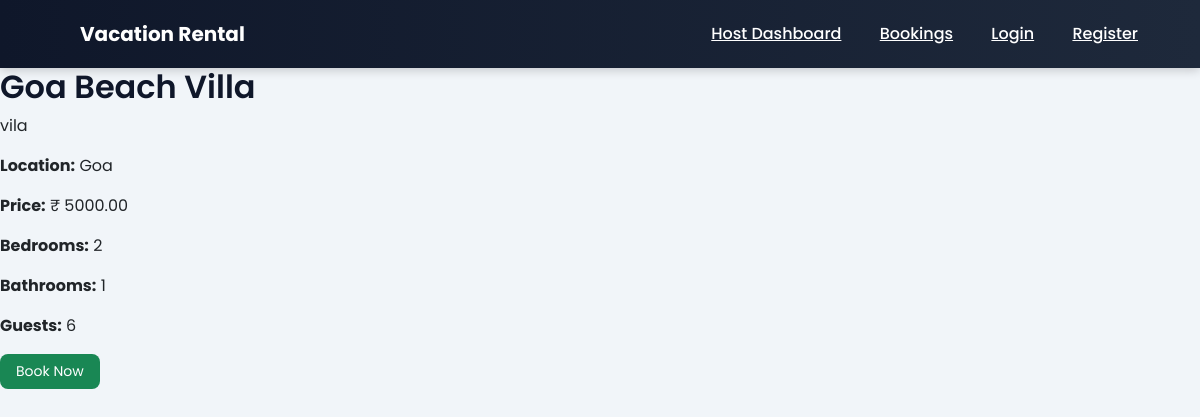
Page /property/1/ on the committed database.
### properties/models.py (models this page shows, shortened)
class Property(models.Model):
    PROPERTY_TYPES = (
        ('apartment','Apartment'),
        ('house','House'),
        ('villa','Villa'),
        ('cabin','Cabin'),
    )
    host = models.ForeignKey(User, on_delete=models.CASCADE)
    title = models.CharField(max_length=200)
    description = models.TextField()
    location = models.CharField(max_length=200)
    price_per_night = models.DecimalField(max_digits=10, decimal_places=2)
    property_type = models.CharField(max_length=20, choices=PROPERTY_TYPES)
    bedrooms = models.IntegerField()
    bathrooms = models.IntegerField()
    max_guests = models.IntegerField()
    created_at = models.DateTimeField(auto_now_add=True)

### properties/views.py (the view)
# urls.py: path('property/<int:id>/', views.property_detail, name="property_detail"),
def property_detail(request, id):
    property = get_object_or_404(Property, id=id)
    return render(request, 'property_detail.html', {'property': property})

### templates/property_detail.html
{% extends "base.html" %}
{% block content %}
<h2>{{ property.title }}</h2>
<p>{{ property.description }}</p>
<p><b>Location:</b> {{ property.location }}</p>
<p><b>Price:</b> ₹ {{ property.price_per_night }}</p>
<p><b>Bedrooms:</b> {{ property.bedrooms }}</p>
<p><b>Bathrooms:</b> {{ property.bathrooms }}</p>
<p><b>Guests:</b> {{ property.max_guests }}</p>
<a href="/booking/{{ property.id }}" class="btn btn-success">
Book Now
</a>
{% endblock %}

### static/css/style.css (style rules this page uses)
body { font-family: 'Poppins', sans-serif; margin:0; padding:0; background:#f1f5f9; }
h1,h2,h3,h4 { font-weight:600; color:#0f172a; }
.btn { padding:7px 16px; border-radius:8px; border:none; cursor:pointer; font-size:14px; }
h2 { font-weight:600; }

### rows in the picture
Property: title "Goa Beach Villa", description "vila", location "Goa", price_per_night "5000.00", bedrooms "2", bathrooms "1", max_guests "6"
